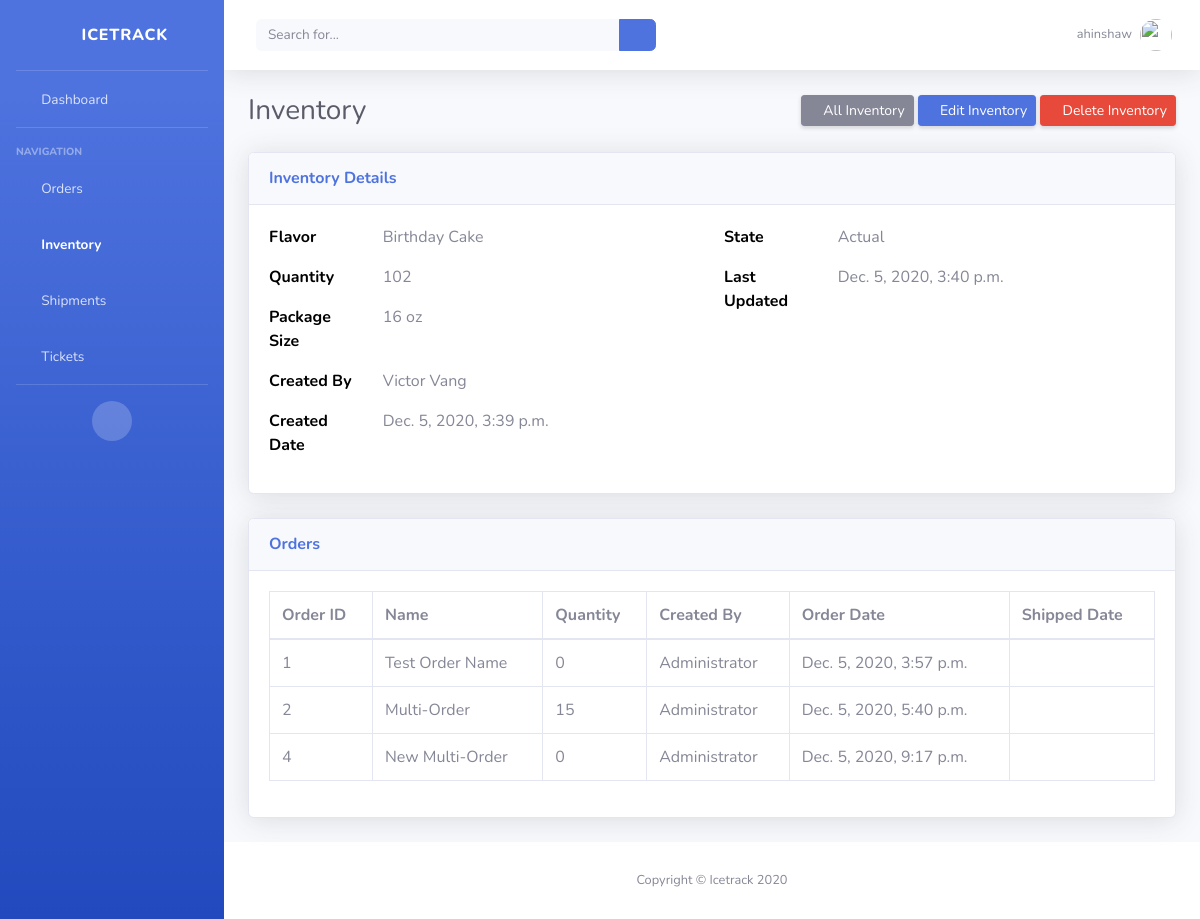
The page /inventory/1/ (signed in) on the database as committed earlier.
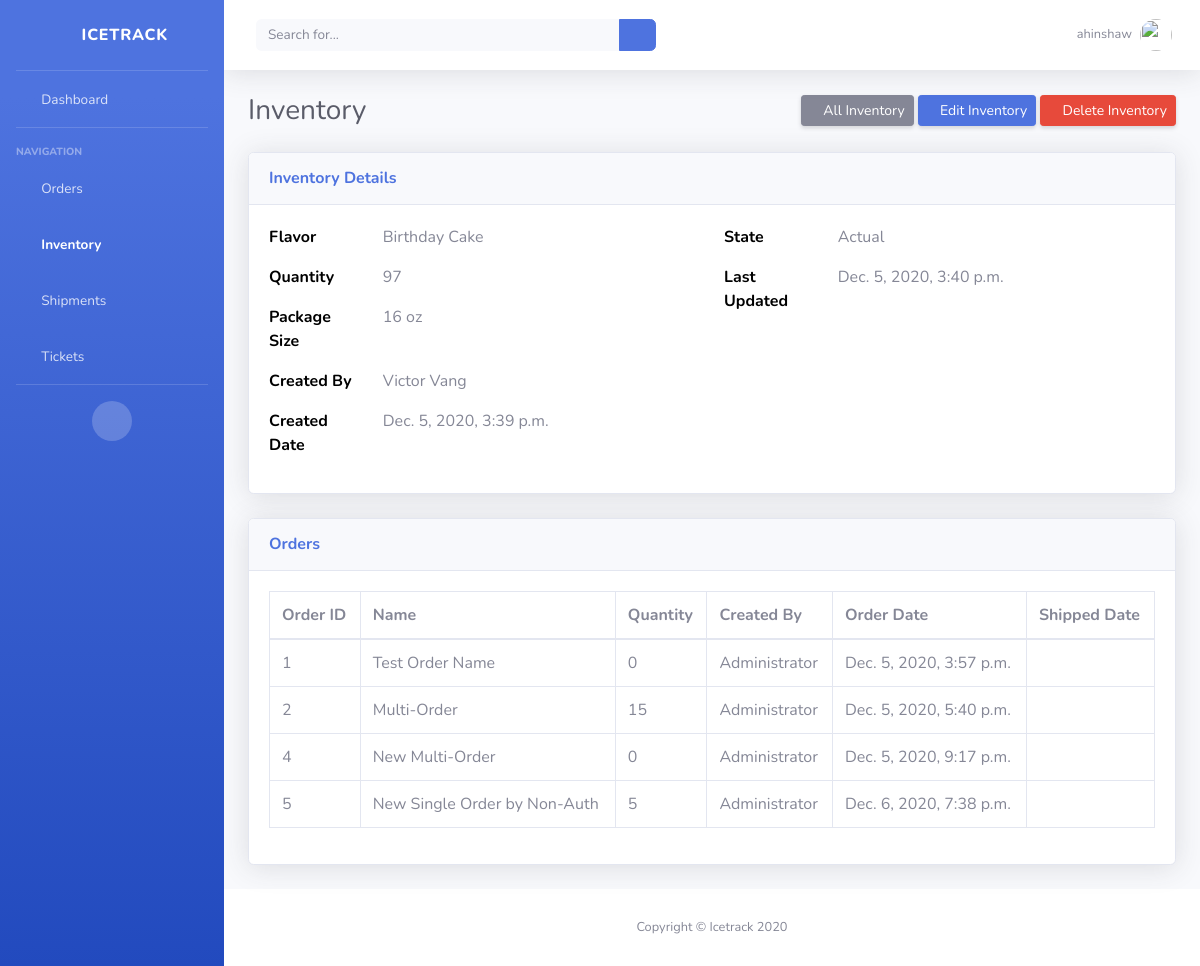
The same page on the database as committed later.
### icetrack/models.py (models this page shows, shortened)
class Inventory(models.Model):
    STATE_CHOICES = [
        ('Actual', 'Actual'),
        ('Planned', 'Planned'),
        ('Spoilage', 'Spoilage'),
        ('Defective', 'Defective'),
    ]
    item_name = models.CharField(max_length=50, null=True)
    quantity = models.IntegerField(default='0', blank=True, null=True)
    package_size = models.IntegerField(default='0', blank=True, null=True)
    state = models.CharField(max_length=10, choices=STATE_CHOICES, default='Planned')
    received_quantity = models.IntegerField(default='0', blank=True, null=True)
    received_by = models.CharField(max_length=50, blank=True, null=True)
    num_orders = models.IntegerField(default='0', blank=True, null=True)
    sold_quantity = models.IntegerField(default='0', blank=True, null=True)
    sold_by = models.CharField(max_length=50, blank=True, null=True)
    sold_to = models.CharField(max_length=50, blank=True, null=True)
    created_by = models.CharField(max_length=50, blank=True, null=True, default='Administrator')
    reorder_level = models.IntegerField(default='0', blank=True, null=True)
    date_created = models.DateTimeField(auto_now_add=True, auto_now=False)
    last_updated = models.DateTimeField(auto_now_add=False, auto_now=True)
    export_to_CSV = models.BooleanField(default=False)

class Order(models.Model):
    STATUS_CHOICES = [
        ('Placed', 'Placed'),
        ('Fulfilled', 'Fulfilled'),
        ('Canceled', 'Canceled'),
    ]
    name = models.CharField(max_length=50, blank=True, null=True)
    items = models.ManyToManyField('Inventory', blank=True, through='OrderItem')
    status = models.CharField(max_length=10, choices=STATUS_CHOICES, default='Placed')
    order_date = models.DateTimeField(auto_now_add=True, auto_now=False)
    created_by = models.ForeignKey(User, on_delete=models.CASCADE)

class OrderItem(models.Model):
    order = models.ForeignKey('Order', on_delete=models.CASCADE)
    inventory_item = models.ForeignKey('Inventory', on_delete=models.CASCADE)
    quantity_on_order = models.IntegerField(default='0', blank=True, null=True)
    submitted = models.BooleanField(default=False, blank=True, null=True)
    def __str__(self):
        return str(self.quantity_on_order)

### icetrack/views.py (the view)
# urls.py: path('inventory/<int:pk>/', InventoryDetailView.as_view(), name="inventory_detail"),
@method_decorator(login_required, name='dispatch')
class InventoryDetailView(DetailView):
    model = Inventory
    template_name = 'inventory_detail.html'
    def dispatch(self, request, *args, **kwargs):
        if not request.user.is_staff:
            return redirect('home')
        return super(InventoryDetailView, self).dispatch(request, *args, **kwargs)
    def get_context_data(self, **kwargs):
        context = super().get_context_data(**kwargs)
        context['orders'] = Order.objects.filter(items=self.kwargs['pk'])
        context['order_items'] = OrderItem.objects.filter(inventory_item=self.kwargs['pk'])
        return context

### templates/inventory_detail.html (shortened to what the changed rows need)
{% extends 'base_authenticated.html' %}
{% block content%}
<div class="container-fluid">
    <div class="d-sm-flex align-items-center justify-content-between mb-4">
        <h1 class="h3 mb-0 text-gray-800">Inventory</h1>
    </div>
    <div class="card shadow mb-4">
        <div class="card-body">
            <div class="row">
                <div class="col">
                    <div class="row">
                        <div class="col-9" style="width: 8rem;">
                            <p>{{ object.item_name }}</p>
                        </div>
                    </div>
                    <div class="row">
                        <div class="col-9">
                            <p>{{ object.quantity }}</p>
                        </div>
                    </div>
                    <div class="row">
                        <div class="col-9">
                            <p>{{ object.package_size }} oz</p>
                        </div>
                    </div>
                    <div class="row">
                        <div class="col-9">
                            {% if object.created_by is None %}
                                <p>N/A</p>
                            {% else %}
                                <p>{{ object.created_by }}</p>
                            {% endif %}
                        </div>
                    </div>
                    <div class="row">
                        <div class="col-9">
                            <p>{{ object.date_created }}</p>
                        </div>
                    </div>
                </div>
                <div class="col">
                    <div class="row">
                        <div class="col-9">
                            <p>{{ object.state }}</p>
                        </div>
                    </div>
                    <div class="row">
                        <div class="col-9">
                            <p>{{ object.last_updated }}</p>
                        </div>
                    </div>
                </div>
            </div>
        </div>
    </div>
    <div class="card shadow mb-4">
        <div class="card-body">
            <div class="table-responsive">
                <table class="table table-bordered" id="dataTable" width="100%" cellspacing="0">
                    <thead>
                        <tr>
                            <th>Order ID</th>
                            <th>Name</th>
                            <th>Quantity</th>
                            <th>Created By</th>
                            <th>Order Date</th>
                            <th>Shipped Date</th>
                        </tr>
                    </thead>
                    <tbody>
                        {% for order in orders %}
                            <tr>
                                <td>{{ order.id }}</td>
                                <td>{{ order.name }}</td>
                                <td>
                                    {% for order_item in order_items %}
                                        {% if order_item.order == order %}
                                            {{ order_item }}
                                        {% endif %}
                                    {% endfor %}
                                </td>
                                <td>Administrator</td>
                                <td>{{ order.order_date }}</td>
                                <td>{{ order.shipped_date }}</td>
                            </tr>
                        {% endfor %}
                    </tbody>
                </table>
            </div>
        </div>
    </div>
</div>
{% endblock content %}

Rows that differ between the two databases and show on the page:
changed Inventory "Birthday Cake": quantity "102" → "97"
added Order: id "5", name "New Single Order by Non-Auth", order_date "Dec. 6, 2020, 7:38 p.m."
added OrderItem: quantity_on_order "5"
